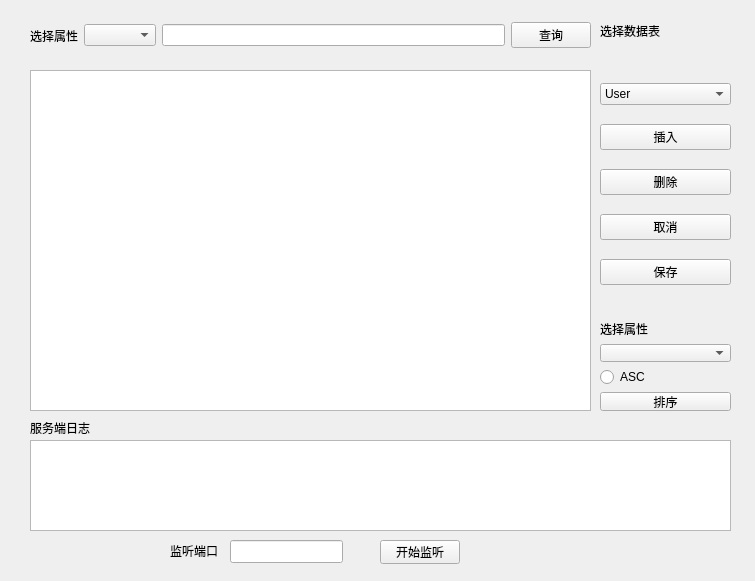
<?xml version="1.0" encoding="UTF-8"?>
<ui version="4.0">
 <class>Widget</class>
 <widget class="QWidget" name="Widget">
  <property name="geometry">
   <rect>
    <x>0</x>
    <y>0</y>
    <width>755</width>
    <height>581</height>
   </rect>
  </property>
  <property name="windowTitle">
   <string>Widget</string>
  </property>
  <widget class="QTableView" name="tableView">
   <property name="geometry">
    <rect>
     <x>30</x>
     <y>70</y>
     <width>561</width>
     <height>341</height>
    </rect>
   </property>
  </widget>
  <widget class="QWidget" name="horizontalLayoutWidget">
   <property name="geometry">
    <rect>
     <x>30</x>
     <y>10</y>
     <width>561</width>
     <height>51</height>
    </rect>
   </property>
   <layout class="QHBoxLayout" name="horizontalLayout">
    <item>
     <widget class="QLabel" name="label">
      <property name="text">
       <string>选择属性</string>
      </property>
     </widget>
    </item>
    <item>
     <widget class="QComboBox" name="comboBox_2"/>
    </item>
    <item>
     <widget class="QLineEdit" name="lineEdit"/>
    </item>
    <item>
     <widget class="QPushButton" name="pushButton_5">
      <property name="text">
       <string>查询</string>
      </property>
     </widget>
    </item>
   </layout>
  </widget>
  <widget class="QWidget" name="verticalLayoutWidget">
   <property name="geometry">
    <rect>
     <x>600</x>
     <y>70</y>
     <width>131</width>
     <height>231</height>
    </rect>
   </property>
   <layout class="QVBoxLayout" name="verticalLayout">
    <item>
     <widget class="QComboBox" name="comboBox">
      <item>
       <property name="text">
        <string>User</string>
       </property>
      </item>
      <item>
       <property name="text">
        <string>GroupInfo</string>
       </property>
      </item>
      <item>
       <property name="text">
        <string>Friendship</string>
       </property>
      </item>
      <item>
       <property name="text">
        <string>Groupship</string>
       </property>
      </item>
      <item>
       <property name="text">
        <string>Msg</string>
       </property>
      </item>
      <item>
       <property name="text">
        <string>OfflineMsg</string>
       </property>
      </item>
     </widget>
    </item>
    <item>
     <widget class="QPushButton" name="pushButton">
      <property name="text">
       <string>插入</string>
      </property>
     </widget>
    </item>
    <item>
     <widget class="QPushButton" name="pushButton_2">
      <property name="text">
       <string>删除</string>
      </property>
     </widget>
    </item>
    <item>
     <widget class="QPushButton" name="pushButton_3">
      <property name="text">
       <string>取消</string>
      </property>
     </widget>
    </item>
    <item>
     <widget class="QPushButton" name="pushButton_4">
      <property name="text">
       <string>保存</string>
      </property>
     </widget>
    </item>
   </layout>
  </widget>
  <widget class="QWidget" name="verticalLayoutWidget_2">
   <property name="geometry">
    <rect>
     <x>600</x>
     <y>320</y>
     <width>131</width>
     <height>91</height>
    </rect>
   </property>
   <layout class="QVBoxLayout" name="verticalLayout_2">
    <item>
     <widget class="QLabel" name="label_2">
      <property name="text">
       <string>选择属性</string>
      </property>
     </widget>
    </item>
    <item>
     <widget class="QComboBox" name="comboBox_3"/>
    </item>
    <item>
     <widget class="QRadioButton" name="radioButton">
      <property name="text">
       <string>ASC</string>
      </property>
     </widget>
    </item>
    <item>
     <widget class="QPushButton" name="pushButton_6">
      <property name="text">
       <string>排序</string>
      </property>
     </widget>
    </item>
   </layout>
  </widget>
  <widget class="QLabel" name="label_3">
   <property name="geometry">
    <rect>
     <x>600</x>
     <y>20</y>
     <width>129</width>
     <height>21</height>
    </rect>
   </property>
   <property name="text">
    <string>选择数据表</string>
   </property>
  </widget>
  <widget class="QTextBrowser" name="textBrowser">
   <property name="geometry">
    <rect>
     <x>30</x>
     <y>440</y>
     <width>701</width>
     <height>91</height>
    </rect>
   </property>
  </widget>
  <widget class="QLabel" name="label_4">
   <property name="geometry">
    <rect>
     <x>30</x>
     <y>420</y>
     <width>81</width>
     <height>16</height>
    </rect>
   </property>
   <property name="text">
    <string>服务端日志</string>
   </property>
  </widget>
  <widget class="QLineEdit" name="lineEdit_port">
   <property name="geometry">
    <rect>
     <x>230</x>
     <y>540</y>
     <width>113</width>
     <height>23</height>
    </rect>
   </property>
  </widget>
  <widget class="QPushButton" name="pushButton_listen">
   <property name="geometry">
    <rect>
     <x>380</x>
     <y>540</y>
     <width>80</width>
     <height>24</height>
    </rect>
   </property>
   <property name="text">
    <string>开始监听</string>
   </property>
  </widget>
  <widget class="QLabel" name="label_5">
   <property name="geometry">
    <rect>
     <x>170</x>
     <y>540</y>
     <width>61</width>
     <height>21</height>
    </rect>
   </property>
   <property name="text">
    <string>监听端口</string>
   </property>
  </widget>
 </widget>
 <resources/>
 <connections/>
</ui>
